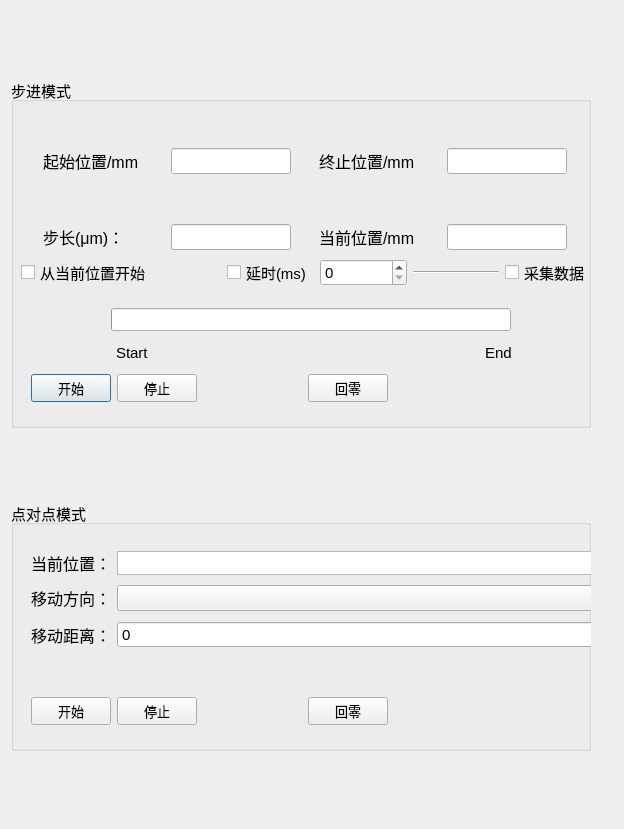
<?xml version="1.0" encoding="UTF-8"?>
<ui version="4.0">
 <class>posmode</class>
 <widget class="QDialog" name="posmode">
  <property name="geometry">
   <rect>
    <x>0</x>
    <y>0</y>
    <width>624</width>
    <height>829</height>
   </rect>
  </property>
  <property name="sizePolicy">
   <sizepolicy hsizetype="Fixed" vsizetype="Fixed">
    <horstretch>0</horstretch>
    <verstretch>0</verstretch>
   </sizepolicy>
  </property>
  <property name="font">
   <font>
    <pointsize>11</pointsize>
   </font>
  </property>
  <property name="windowTitle">
   <string>Dialog</string>
  </property>
  <layout class="QVBoxLayout" name="verticalLayout">
   <item>
    <widget class="QGroupBox" name="groupBoxstep">
     <property name="minimumSize">
      <size>
       <width>580</width>
       <height>350</height>
      </size>
     </property>
     <property name="maximumSize">
      <size>
       <width>550</width>
       <height>350</height>
      </size>
     </property>
     <property name="title">
      <string>步进模式</string>
     </property>
     <widget class="QWidget" name="horizontalLayoutWidget">
      <property name="geometry">
       <rect>
        <x>20</x>
        <y>290</y>
        <width>461</width>
        <height>41</height>
       </rect>
      </property>
      <layout class="QHBoxLayout" name="horizontalLayout">
       <item>
        <widget class="QPushButton" name="pushButtonstartstep">
         <property name="font">
          <font>
           <pointsize>10</pointsize>
          </font>
         </property>
         <property name="text">
          <string>开始</string>
         </property>
        </widget>
       </item>
       <item>
        <widget class="QPushButton" name="pushButtonendstep">
         <property name="font">
          <font>
           <pointsize>10</pointsize>
          </font>
         </property>
         <property name="text">
          <string>停止</string>
         </property>
        </widget>
       </item>
       <item>
        <spacer name="horizontalSpacer">
         <property name="orientation">
          <enum>Qt::Horizontal</enum>
         </property>
         <property name="sizeHint" stdset="0">
          <size>
           <width>40</width>
           <height>20</height>
          </size>
         </property>
        </spacer>
       </item>
       <item>
        <widget class="QPushButton" name="pushButtonbackzero">
         <property name="font">
          <font>
           <pointsize>10</pointsize>
          </font>
         </property>
         <property name="text">
          <string>回零</string>
         </property>
        </widget>
       </item>
       <item>
        <spacer name="horizontalSpacer_2">
         <property name="orientation">
          <enum>Qt::Horizontal</enum>
         </property>
         <property name="sizeHint" stdset="0">
          <size>
           <width>40</width>
           <height>20</height>
          </size>
         </property>
        </spacer>
       </item>
      </layout>
     </widget>
     <widget class="QProgressBar" name="progressBar">
      <property name="geometry">
       <rect>
        <x>100</x>
        <y>230</y>
        <width>400</width>
        <height>23</height>
       </rect>
      </property>
      <property name="sizePolicy">
       <sizepolicy hsizetype="Minimum" vsizetype="Fixed">
        <horstretch>0</horstretch>
        <verstretch>0</verstretch>
       </sizepolicy>
      </property>
      <property name="minimumSize">
       <size>
        <width>400</width>
        <height>0</height>
       </size>
      </property>
      <property name="maximumSize">
       <size>
        <width>400</width>
        <height>16777215</height>
       </size>
      </property>
      <property name="value">
       <number>0</number>
      </property>
      <property name="textVisible">
       <bool>false</bool>
      </property>
      <property name="invertedAppearance">
       <bool>false</bool>
      </property>
      <property name="textDirection">
       <enum>QProgressBar::TopToBottom</enum>
      </property>
     </widget>
     <widget class="QWidget" name="horizontalLayoutWidget_3">
      <property name="geometry">
       <rect>
        <x>100</x>
        <y>260</y>
        <width>416</width>
        <height>30</height>
       </rect>
      </property>
      <layout class="QHBoxLayout" name="horizontalLayout_2">
       <property name="spacing">
        <number>0</number>
       </property>
       <property name="bottomMargin">
        <number>0</number>
       </property>
       <item>
        <widget class="QLabel" name="labelbarstart">
         <property name="minimumSize">
          <size>
           <width>36</width>
           <height>0</height>
          </size>
         </property>
         <property name="maximumSize">
          <size>
           <width>36</width>
           <height>16777215</height>
          </size>
         </property>
         <property name="text">
          <string>Start</string>
         </property>
        </widget>
       </item>
       <item>
        <spacer name="horizontalSpacer_5">
         <property name="orientation">
          <enum>Qt::Horizontal</enum>
         </property>
         <property name="sizeType">
          <enum>QSizePolicy::Fixed</enum>
         </property>
         <property name="sizeHint" stdset="0">
          <size>
           <width>328</width>
           <height>0</height>
          </size>
         </property>
        </spacer>
       </item>
       <item>
        <widget class="QLabel" name="labelbarend">
         <property name="sizePolicy">
          <sizepolicy hsizetype="Minimum" vsizetype="Preferred">
           <horstretch>0</horstretch>
           <verstretch>0</verstretch>
          </sizepolicy>
         </property>
         <property name="minimumSize">
          <size>
           <width>36</width>
           <height>0</height>
          </size>
         </property>
         <property name="maximumSize">
          <size>
           <width>36</width>
           <height>16777215</height>
          </size>
         </property>
         <property name="text">
          <string>End</string>
         </property>
        </widget>
       </item>
      </layout>
     </widget>
     <widget class="QWidget" name="gridLayoutWidget">
      <property name="geometry">
       <rect>
        <x>10</x>
        <y>50</y>
        <width>570</width>
        <height>144</height>
       </rect>
      </property>
      <layout class="QGridLayout" name="gridLayout_2">
       <property name="verticalSpacing">
        <number>30</number>
       </property>
       <item row="1" column="2">
        <widget class="QLabel" name="label_7">
         <property name="minimumSize">
          <size>
           <width>100</width>
           <height>0</height>
          </size>
         </property>
         <property name="maximumSize">
          <size>
           <width>150</width>
           <height>16777215</height>
          </size>
         </property>
         <property name="font">
          <font>
           <pointsize>12</pointsize>
          </font>
         </property>
         <property name="text">
          <string>当前位置/mm</string>
         </property>
        </widget>
       </item>
       <item row="1" column="3">
        <widget class="QLineEdit" name="lineEditcurpos">
         <property name="minimumSize">
          <size>
           <width>120</width>
           <height>0</height>
          </size>
         </property>
         <property name="maximumSize">
          <size>
           <width>120</width>
           <height>16777215</height>
          </size>
         </property>
        </widget>
       </item>
       <item row="1" column="1">
        <widget class="QLineEdit" name="lineEditstep">
         <property name="minimumSize">
          <size>
           <width>120</width>
           <height>0</height>
          </size>
         </property>
         <property name="maximumSize">
          <size>
           <width>120</width>
           <height>16777215</height>
          </size>
         </property>
        </widget>
       </item>
       <item row="0" column="2">
        <widget class="QLabel" name="label_5">
         <property name="minimumSize">
          <size>
           <width>100</width>
           <height>0</height>
          </size>
         </property>
         <property name="maximumSize">
          <size>
           <width>100</width>
           <height>16777215</height>
          </size>
         </property>
         <property name="font">
          <font>
           <pointsize>12</pointsize>
          </font>
         </property>
         <property name="text">
          <string>终止位置/mm</string>
         </property>
        </widget>
       </item>
       <item row="1" column="0">
        <widget class="QLabel" name="label_6">
         <property name="sizePolicy">
          <sizepolicy hsizetype="Minimum" vsizetype="Preferred">
           <horstretch>0</horstretch>
           <verstretch>0</verstretch>
          </sizepolicy>
         </property>
         <property name="minimumSize">
          <size>
           <width>84</width>
           <height>0</height>
          </size>
         </property>
         <property name="maximumSize">
          <size>
           <width>150</width>
           <height>16777215</height>
          </size>
         </property>
         <property name="font">
          <font>
           <pointsize>12</pointsize>
          </font>
         </property>
         <property name="text">
          <string>步长(μm)：</string>
         </property>
        </widget>
       </item>
       <item row="0" column="1">
        <widget class="QLineEdit" name="lineEditstart">
         <property name="minimumSize">
          <size>
           <width>120</width>
           <height>0</height>
          </size>
         </property>
         <property name="maximumSize">
          <size>
           <width>120</width>
           <height>16777215</height>
          </size>
         </property>
        </widget>
       </item>
       <item row="0" column="0">
        <widget class="QLabel" name="label_2">
         <property name="minimumSize">
          <size>
           <width>80</width>
           <height>0</height>
          </size>
         </property>
         <property name="maximumSize">
          <size>
           <width>100</width>
           <height>16777215</height>
          </size>
         </property>
         <property name="font">
          <font>
           <pointsize>12</pointsize>
          </font>
         </property>
         <property name="text">
          <string>起始位置/mm：</string>
         </property>
        </widget>
       </item>
       <item row="0" column="3">
        <widget class="QLineEdit" name="lineEditend">
         <property name="minimumSize">
          <size>
           <width>120</width>
           <height>0</height>
          </size>
         </property>
         <property name="maximumSize">
          <size>
           <width>120</width>
           <height>16777215</height>
          </size>
         </property>
        </widget>
       </item>
      </layout>
     </widget>
     <widget class="QWidget" name="layoutWidget">
      <property name="geometry">
       <rect>
        <x>10</x>
        <y>180</y>
        <width>571</width>
        <height>30</height>
       </rect>
      </property>
      <layout class="QHBoxLayout" name="horizontalLayout_4">
       <item>
        <widget class="QCheckBox" name="checkBoxstart">
         <property name="sizePolicy">
          <sizepolicy hsizetype="Minimum" vsizetype="Fixed">
           <horstretch>0</horstretch>
           <verstretch>0</verstretch>
          </sizepolicy>
         </property>
         <property name="minimumSize">
          <size>
           <width>200</width>
           <height>0</height>
          </size>
         </property>
         <property name="font">
          <font>
           <pointsize>11</pointsize>
          </font>
         </property>
         <property name="text">
          <string>从当前位置开始</string>
         </property>
        </widget>
       </item>
       <item>
        <widget class="QCheckBox" name="checkBoxtimedelay">
         <property name="sizePolicy">
          <sizepolicy hsizetype="Minimum" vsizetype="Fixed">
           <horstretch>0</horstretch>
           <verstretch>0</verstretch>
          </sizepolicy>
         </property>
         <property name="minimumSize">
          <size>
           <width>60</width>
           <height>0</height>
          </size>
         </property>
         <property name="font">
          <font>
           <pointsize>11</pointsize>
          </font>
         </property>
         <property name="text">
          <string>延时(ms)</string>
         </property>
        </widget>
       </item>
       <item>
        <widget class="QSpinBox" name="spinBoxtimedelay">
         <property name="minimumSize">
          <size>
           <width>80</width>
           <height>0</height>
          </size>
         </property>
        </widget>
       </item>
       <item>
        <widget class="Line" name="line">
         <property name="orientation">
          <enum>Qt::Horizontal</enum>
         </property>
        </widget>
       </item>
       <item>
        <widget class="QCheckBox" name="checkBoxcapture">
         <property name="minimumSize">
          <size>
           <width>50</width>
           <height>0</height>
          </size>
         </property>
         <property name="text">
          <string>采集数据</string>
         </property>
        </widget>
       </item>
      </layout>
     </widget>
    </widget>
   </item>
   <item>
    <widget class="QGroupBox" name="groupBoxonepos">
     <property name="sizePolicy">
      <sizepolicy hsizetype="Preferred" vsizetype="Minimum">
       <horstretch>0</horstretch>
       <verstretch>0</verstretch>
      </sizepolicy>
     </property>
     <property name="minimumSize">
      <size>
       <width>580</width>
       <height>250</height>
      </size>
     </property>
     <property name="maximumSize">
      <size>
       <width>580</width>
       <height>250</height>
      </size>
     </property>
     <property name="title">
      <string>点对点模式</string>
     </property>
     <widget class="QWidget" name="formLayoutWidget">
      <property name="geometry">
       <rect>
        <x>20</x>
        <y>50</y>
        <width>668</width>
        <height>459</height>
       </rect>
      </property>
      <layout class="QFormLayout" name="formLayout">
       <property name="verticalSpacing">
        <number>10</number>
       </property>
       <item row="0" column="0">
        <widget class="QLabel" name="labelpos">
         <property name="font">
          <font>
           <pointsize>12</pointsize>
          </font>
         </property>
         <property name="text">
          <string>当前位置：</string>
         </property>
        </widget>
       </item>
       <item row="0" column="1">
        <widget class="QTextBrowser" name="textBrowserpos">
         <property name="sizePolicy">
          <sizepolicy hsizetype="Expanding" vsizetype="Minimum">
           <horstretch>0</horstretch>
           <verstretch>0</verstretch>
          </sizepolicy>
         </property>
         <property name="minimumSize">
          <size>
           <width>0</width>
           <height>20</height>
          </size>
         </property>
         <property name="maximumSize">
          <size>
           <width>500</width>
           <height>24</height>
          </size>
         </property>
        </widget>
       </item>
       <item row="1" column="0">
        <widget class="QLabel" name="labeldir">
         <property name="font">
          <font>
           <pointsize>12</pointsize>
          </font>
         </property>
         <property name="text">
          <string>移动方向：</string>
         </property>
        </widget>
       </item>
       <item row="1" column="1">
        <widget class="QComboBox" name="comboBoxdir"/>
       </item>
       <item row="2" column="0">
        <widget class="QLabel" name="labeldistance">
         <property name="font">
          <font>
           <pointsize>12</pointsize>
          </font>
         </property>
         <property name="text">
          <string>移动距离：</string>
         </property>
        </widget>
       </item>
       <item row="2" column="1">
        <widget class="QSpinBox" name="spinBoxdistance"/>
       </item>
      </layout>
     </widget>
     <widget class="QWidget" name="horizontalLayoutWidget_2">
      <property name="geometry">
       <rect>
        <x>20</x>
        <y>190</y>
        <width>461</width>
        <height>41</height>
       </rect>
      </property>
      <layout class="QHBoxLayout" name="horizontalLayout_3">
       <item>
        <widget class="QPushButton" name="pushButtonstartp2p">
         <property name="font">
          <font>
           <pointsize>10</pointsize>
          </font>
         </property>
         <property name="text">
          <string>开始</string>
         </property>
        </widget>
       </item>
       <item>
        <widget class="QPushButton" name="pushButtonendp2p">
         <property name="font">
          <font>
           <pointsize>10</pointsize>
          </font>
         </property>
         <property name="text">
          <string>停止</string>
         </property>
        </widget>
       </item>
       <item>
        <spacer name="horizontalSpacer_3">
         <property name="orientation">
          <enum>Qt::Horizontal</enum>
         </property>
         <property name="sizeHint" stdset="0">
          <size>
           <width>40</width>
           <height>20</height>
          </size>
         </property>
        </spacer>
       </item>
       <item>
        <widget class="QPushButton" name="pushButtonbackZero">
         <property name="font">
          <font>
           <pointsize>10</pointsize>
          </font>
         </property>
         <property name="text">
          <string>回零</string>
         </property>
        </widget>
       </item>
       <item>
        <spacer name="horizontalSpacer_4">
         <property name="orientation">
          <enum>Qt::Horizontal</enum>
         </property>
         <property name="sizeHint" stdset="0">
          <size>
           <width>40</width>
           <height>20</height>
          </size>
         </property>
        </spacer>
       </item>
      </layout>
     </widget>
    </widget>
   </item>
  </layout>
 </widget>
 <resources/>
 <connections/>
</ui>
